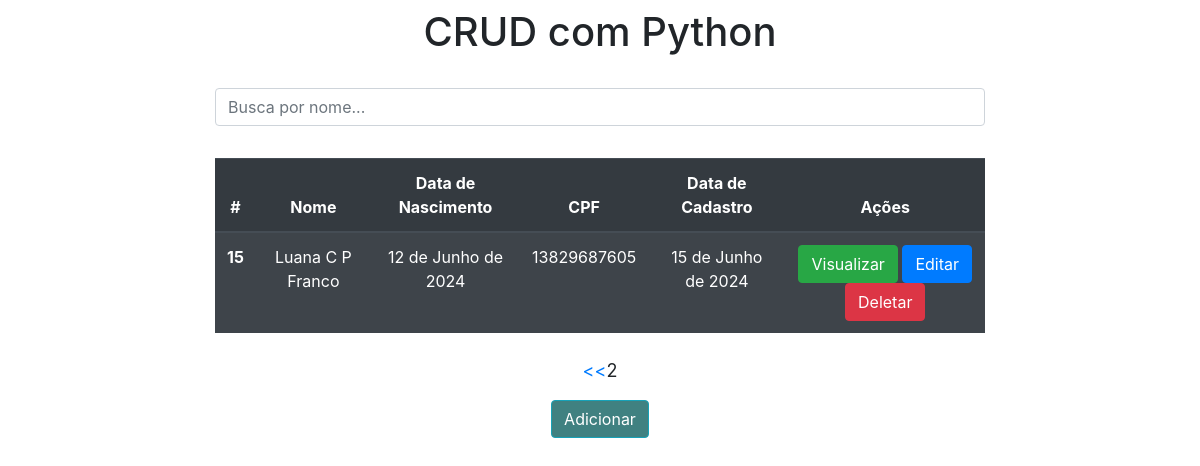
Screenshot of /?page=2 with the database file from the repository.
### app/models.py (models this page shows)
class Usuarios (models.Model):
    nome = models.CharField(max_length=150)
    data_nasc = models.DateField(auto_now=False, auto_now_add=False)
    cpf = models.CharField(max_length=11)
    data_cad = models.DateField(auto_now=False, auto_now_add=False)

### app/views.py (the view)
# urls.py: 2. Add a URL to urlpatterns:  path('', views.home, name='home')
def home(request):
    data = {}
    all_usuarios = Usuarios.objects.all()
    search_query = request.GET.get('search')
    if search_query:
        data['search_query'] = search_query
        data['db'] = Usuarios.objects.filter(nome__icontains=search_query)
    else:
        paginator = Paginator(all_usuarios, 3)
        page_number = request.GET.get('page')
        data['db'] = paginator.get_page(page_number)
    return render(request, 'index.html', data)

### app/templates/index.html (shortened to what this page needs)
<!doctype html>
<html lang="pt-br">
  <head>
    <link rel="stylesheet" href="https://cdn.jsdelivr.net/npm/bootstrap@4.4.1/dist/css/bootstrap.min.css">
  </head>
  <body>
    <div class="col-8 m-auto pt-2 pb-2 text-center">
        <h1>CRUD com Python</h1>
    </div>
    <div class="col-8 m-auto pt-3 pb-2 text-center">
      <form method="get">
        <input type="search" id="search" name="search" class="form-control" placeholder="Busca por nome..." />
      </form>
    </div>
    <div class="col-8 m-auto pt-4 pb-2 text-center">
        <table class="table table-striped table-dark">
            <thead>
              <tr>
                <th scope="col">#</th>
                <th scope="col">Nome</th>
                <th scope="col">Data de Nascimento</th>
                <th scope="col">CPF</th>
                <th scope="col">Data de Cadastro</th>
                <th scope="col">Ações</th>
              </tr>
            </thead>
            <tbody>
            {% for dbs in db %}
            <tr>
              <th>{{dbs.id}}</th>
              <td>{{dbs.nome}}</td>
              <td>{{dbs.data_nasc}}</td>
              <td>{{dbs.cpf}}</td>
              <td>{{dbs.data_cad}}</td>
              <td>
                <a href="/view/{{dbs.id}}/" class="btn btn-success">Visualizar</a>
                <a href="/edit/{{dbs.id}}/" class="btn btn-primary">Editar</a>
                <a href="/delete/{{dbs.id}}/" class="btn btn-danger btnDel">Deletar</a>
              </td>
            </tr>
            {% endfor %}
            </tbody>
          </table>
    </div>
    <div class="paginator">
      {% if db.has_previous %}
        <a href="?page={{db.previous_page_number}}"> << </a>
      {% endif %}
      {{db.number}}
    </div>
    {% load static %}
    <div class="col-8 m-auto pt-3 pb-2 text-center">
      <a href="/form" class="btn btn-info" style="background-color: rgb(64, 129, 129);">Adicionar</a>
    </div>
  </body>
</html>

### app/templates/index.html (style rules this page uses)
.paginator { font-size: large; display: flex; justify-content: center; align-items: center; }

### rows the page displays
Usuarios: id "15", nome "Luana C P Franco", data_nasc "12 de Junho de 2024", cpf "13829687605", data_cad "15 de Junho de 2024"

### other values shown
{{ db.number }} "2"
